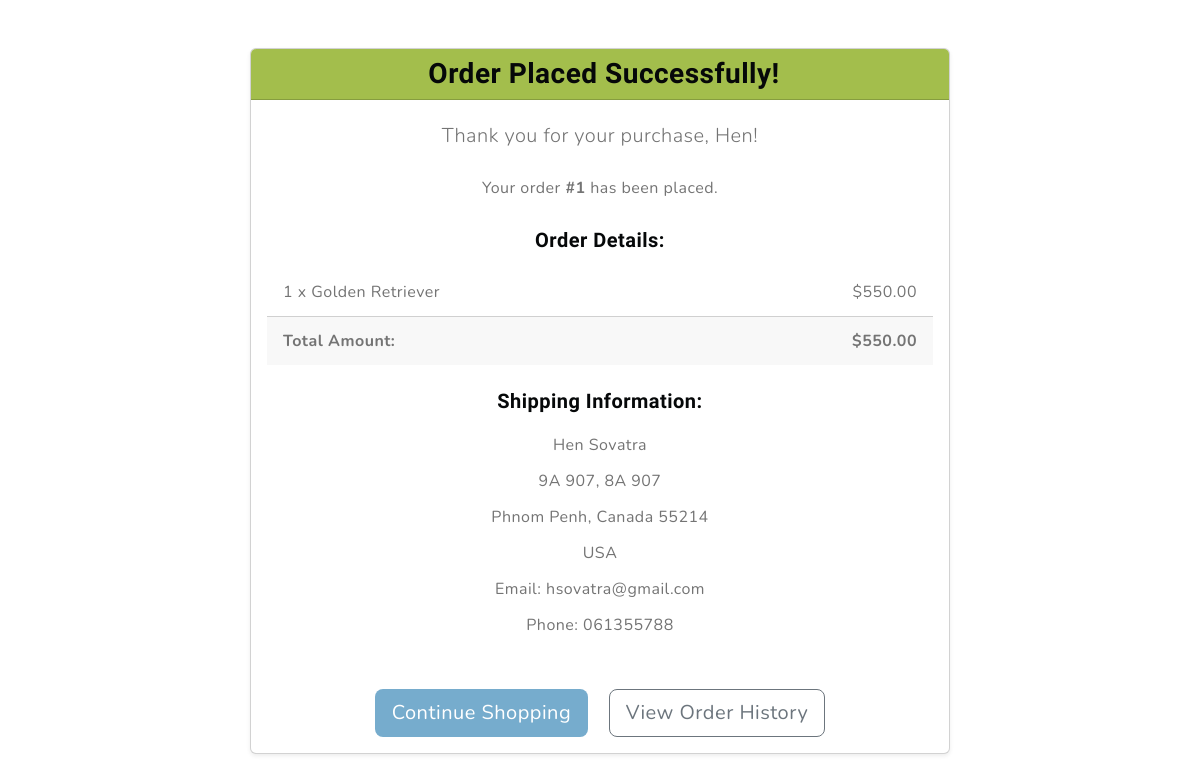
/order-confirmation/1/ (signed in), run on the app's committed database.
### PetStore/models.py (models this page shows, shortened)
class Order(models.Model):
    user = models.ForeignKey(get_user_model(), on_delete=models.SET_NULL, null=True, blank=True)
    session_key = models.CharField(max_length=40, null=True, blank=True)
    first_name = models.CharField(max_length=100)
    last_name = models.CharField(max_length=100)
    email = models.EmailField()
    phone = models.CharField(max_length=20, blank=True, null=True) # Optional phone
    address_line_1 = models.CharField(max_length=255)
    address_line_2 = models.CharField(max_length=255, blank=True, null=True)
    city = models.CharField(max_length=100)
    state = models.CharField(max_length=100, blank=True, null=True) # Optional state/province
    zip_code = models.CharField(max_length=20)
    country = models.CharField(max_length=100)
    STATUS_CHOICES = [
        ('Pending', 'Pending'),
        ('Processing', 'Processing'),
        ('Shipped', 'Shipped'),
        ('Delivered', 'Delivered'),
        ('Cancelled', 'Cancelled'),
    ]
    status = models.CharField(max_length=50, choices=STATUS_CHOICES, default='Pending')
    total_amount = models.DecimalField(max_digits=10, decimal_places=2, default=0.00)
    PAYMENT_STATUS_CHOICES = [
        ('Pending', 'Pending'),
        ('Paid', 'Paid'),
        ('Failed', 'Failed'),
    ]
    payment_status = models.CharField(max_length=50, choices=PAYMENT_STATUS_CHOICES, default='Pending')
    created_at = models.DateTimeField(auto_now_add=True)
    updated_at = models.DateTimeField(auto_now=True)
    class Meta:
        ordering = ['-created_at']
        verbose_name = "Order"
        verbose_name_plural = "Orders"

class OrderItem(models.Model):
    order = models.ForeignKey(Order, on_delete=models.CASCADE, related_name='items')
    product = models.ForeignKey(Product, on_delete=models.CASCADE)
    quantity = models.PositiveIntegerField(default=1)
    price = models.DecimalField(max_digits=10, decimal_places=2) # Price at the time of order
    class Meta:
        verbose_name = "Order Item"
        verbose_name_plural = "Order Items"
    @property
    def total_price(self):
        return self.quantity * self.price

class Product(models.Model):
    name = models.CharField(max_length=200, help_text="Name of the product.")
    image = models.ImageField(upload_to='products/', help_text="Main image for the product.")
    original_price = models.DecimalField(max_digits=10, decimal_places=2, help_text="Original price of the product.")
    discounted_price = models.DecimalField(
        max_digits=10,
        decimal_places=2,
        null=True,
        blank=True,
        help_text="Discounted price of the product (optional)."
    )
    slug = models.SlugField(
        max_length=200,
        unique=True,
        blank=True,
        help_text="A short, unique label for the product URL (auto-generated if left blank)."
    )
    description = models.TextField(blank=True, help_text="Detailed description of the product.")
    stock = models.IntegerField(default=0, help_text="Current stock quantity.")
    is_active = models.BooleanField(default=True, help_text="Whether this product is available for sale.")
    created_at = models.DateTimeField(auto_now_add=True)
    updated_at = models.DateTimeField(auto_now=True)
    category = models.ForeignKey(
        'Category', # Referencing the Category model
        on_delete=models.SET_NULL, # Products won't be deleted if a category is removed
        null=True,
        blank=True,
        related_name='products', # Allows you to get products from a category: category.products.all()
        help_text="The category this product belongs to."
    )
    class Meta:
        ordering = ['-created_at', 'name'] # Order by newest first, then by name
        verbose_name = "Product"
        verbose_name_plural = "Products"

### PetStore/views.py (the view)
# urls.py: path('order-confirmation/', views.order_confirmation_view, name='order_confirmation'), # <--- ADD THIS
def order_confirmation_view(request, order_id=None):
    order = None
    if order_id:
        if request.user.is_authenticated:
            order = get_object_or_404(Order, id=order_id, user=request.user)
        else:
            session_key = request.session.session_key
            if session_key:
                order = get_object_or_404(Order, id=order_id, session_key=session_key)
    context = {
        'order': order,
    }
    return render(request, 'order_confirmation.html', context)

### PetStore/templates/order_confirmation.html (shortened to what this page needs)
{% load static %}
{% include "css.html" %}
<div class="container my-5 text-center">
    <div class="card shadow-sm mx-auto" style="max-width: 700px;">
        <div class="card-header bg-success text-white">
            <h3 class="mb-0"> Order Placed Successfully!</h3>
        </div>
        <div class="card-body">
            {% if order %}
            <p class="lead">Thank you for your purchase, {{ order.first_name }}!</p>
            <p>Your order <strong>#{{ order.id }}</strong> has been placed.</p>
            <h5 class="mt-4 mb-3">Order Details:</h5>
            <ul class="list-group list-group-flush mb-4">
                {% for item in order.items.all %}
                <li class="list-group-item d-flex justify-content-between align-items-center">
                    <span>{{ item.quantity }} x {{ item.product.name }}</span>
                    <span>${{ item.total_price|floatformat:2 }}</span>
                </li>
                {% endfor %}
                <li class="list-group-item d-flex justify-content-between align-items-center fw-bold bg-light">
                    <span>Total Amount:</span>
                    <span>${{ order.total_amount|floatformat:2 }}</span>
                </li>
            </ul>
            <h5 class="mb-3">Shipping Information:</h5>
            <p class="mb-1">{{ order.first_name }} {{ order.last_name }}</p>
            <p class="mb-1">{{ order.address_line_1 }}{% if order.address_line_2 %}, {{ order.address_line_2 }}{% endif %}</p>
            <p class="mb-1">{{ order.city }}, {{ order.state }} {{ order.zip_code }}</p>
            <p class="mb-1">{{ order.country }}</p>
            <p class="mb-1">Email: {{ order.email }}</p>
            {% if order.phone %}<p class="mb-1">Phone: {{ order.phone }}</p>{% endif %}
            {% else %}
            <p class="text-muted">No order details found. If you just placed an order, please check your email for confirmation.</p>
            {% endif %}
            <div class="mt-5">
                <a href="{% url 'PetStore:home' %}" class="btn btn-primary btn-lg me-3">Continue Shopping</a>
                {% if user.is_authenticated %}
                <a href="" class="btn btn-outline-secondary btn-lg">View Order History</a>
                {% endif %}
            </div>
        </div>
    </div>
</div>

### PetStore/static/css/style.css (style rules this page uses)
.btn-primary { --bs-btn-color: #fff; --bs-btn-bg: var(--bs-primary); --bs-btn-border-color: transparent; --bs-btn-hover-color: #fff; --bs-btn-hover-bg: #618da8; --bs-btn-hover-border-color: transparent; --bs-btn-focus-shadow-rgb: 49,132,253; --bs-btn-active-color: #fff; --bs-btn-active-bg: var(--bs-primary); --bs-btn-active-border-color: transparent; --bs-btn-active-shadow: inset 0 3px 5px rgba(0, 0, 0, 0.125); --bs-btn-disabled-color: #fff; --bs-btn-disabled-bg: #d3d7dd; --bs-btn-disabled-border-color: transparent; }
h1,h2,h3,h4,h5,h6 { font-family: var(--heading-font); color: var(--bs-dark); font-weight: 700; }
.container, .container-fluid, .container-lg, .container-md, .container-sm, .container-xl, .container-xxl { --bs-gutter-x: 3rem; }

### data on the page
Order: first_name "Hen", id "1", total_amount "550.00", last_name "Sovatra", address_line_1 "9A 907", address_line_2 "8A 907", city "Phnom Penh", state "Canada", zip_code "55214", country "USA", email "hsovatra@gmail.com", phone "061355788"
OrderItem: quantity "1", product.name "Golden Retriever", total_price "550.00"
